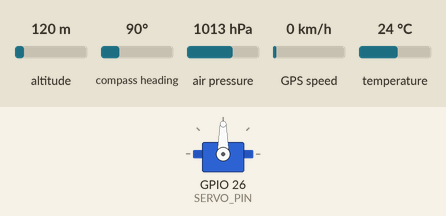
This sketch was run on a simulated ESP32. On the bench: servo. The inputs (shaded band) are chosen by the test bench; at power-on: altitude 120 m, compass heading 90°, air pressure 1013 hPa, GPS speed 0 km/h, temperature 24 °C. The GPS gets a fix after 3 s at 37.7749, -122.4194 with 8 satellites; what the sketch prints to the serial monitor is not drawn.

Above: at 0.7 s.
Timing chart, 0 to 2.2 s (numbered marks = the images above):
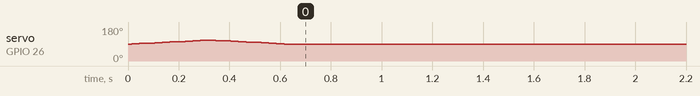

The sketch:

esp32_rocket_obc.ino
```cpp
#include <analogWrite.h>
#include <ESP32PWM.h>
#include <ESP32Servo.h>
#include <ESP32Tone.h>

#include <Adafruit_BMP085.h>
#include <TinyGPS.h>
#include <SoftwareSerial.h>

#include <WiFi.h>
#include <esp_now.h>

#define RXD2 16 // ESP32 RX pin for GPS module
#define TXD2 17 // ESP32 TX pin for GPS module

#define SERVO_PIN 26 // ESP32 pin GIOP26 connected to servo motor

// REPLACE WITH YOUR RECEIVER MAC Address
uint8_t broadcastAddress[] = {0xFF, 0xFF, 0xFF, 0xFF, 0xFF, 0xFF};

// Structure example to send data
// Must match the receiver structure
typedef struct struct_message {
  float gps_lat;
  float gps_lon;
  float gps_alt;
  float gps_speed_mps;
  float bmp_temp;
  float bmp_alt;
  bool parachute_deploy;
} struct_message;

struct_message rocketTelemetry;

Servo servoMotor;
TinyGPS gps;
Adafruit_BMP085 bmp;

unsigned int base_pressure;

esp_now_peer_info_t peerInfo;

// callback when data is sent
void OnDataSent(const uint8_t *mac_addr, esp_now_send_status_t status) {
  Serial.print("\r\nLast Packet Send Status:\t");
  Serial.println(status == ESP_NOW_SEND_SUCCESS ? "Delivery Success" : "Delivery Fail");
}

void setup() {
  Serial.begin(115200);
  Serial2.begin(115200, SERIAL_8N1, RXD2, TXD2);
  if (!bmp.begin()) {
	  Serial.println("Could not find a valid BMP085/BMP180 sensor, check wiring!");
	while (1) {}
  }
  Serial.println("Altimeter calibration...");
  base_pressure = bmp.readPressure();

  servoMotor.attach(SERVO_PIN);  // attaches the servo on ESP32 pin
  // rotates from 0 degrees to 180 degrees
  for (int pos = 90; pos <= 110; pos += 1) {
    // in steps of 1 degree
    servoMotor.write(pos);
    delay(15); // waits 15ms to reach the position
  }
  for (int pos = 110; pos >= 90; pos -= 1) {
    // in steps of 1 degree
    servoMotor.write(pos);
    delay(15); // waits 15ms to reach the position
  }
  // Set device as a Wi-Fi Station
  WiFi.mode(WIFI_STA);

  // Init ESP-NOW
  if (esp_now_init() != ESP_OK) {
    Serial.println("Error initializing ESP-NOW");
    return;
  }

  // Once ESPNow is successfully Init, we will register for Send CB to
  // get the status of Trasnmitted packet
  esp_now_register_send_cb(OnDataSent);

  // Register peer
  memcpy(peerInfo.peer_addr, broadcastAddress, 6);
  peerInfo.channel = 0;
  peerInfo.encrypt = false;

  // Add peer
  if (esp_now_add_peer(&peerInfo) != ESP_OK){
    Serial.println("Failed to add peer");
    return;
  }


}

void loop() {
  bool newData = false;
  unsigned long chars;
  unsigned short sentences, failed;
  float bmp_temp, bmp_press, bmp_alt, bmp_rel_alt;


  // For one second we parse GPS data and report some key values
  for (unsigned long start = millis(); millis() - start < 1000;)
  {
    while (Serial2.available())
    {
      char c = Serial2.read();
      // Serial.write(c); // uncomment this line if you want to see the GPS data flowing
      if (gps.encode(c)) // Did a new valid sentence come in?
        newData = true;
    }
  }

  if (newData)
  {
    float flat, flon, falt, fmps;
    unsigned long age;
    gps.f_get_position(&flat, &flon, &age);
    falt = gps.f_altitude();
    fmps = gps.f_speed_mps();
    flat = TinyGPS::GPS_INVALID_F_ANGLE ? 0.0 : flat, 6;
    flon = TinyGPS::GPS_INVALID_F_ANGLE ? 0.0 : flon, 6;
    falt = TinyGPS::GPS_INVALID_F_ALTITUDE ? 0.0 : falt, 6;
    fmps = TinyGPS::GPS_INVALID_F_SPEED ? 0.0 : fmps, 6;

    rocketTelemetry.gps_lat = flat;
    rocketTelemetry.gps_lon = flon;
    rocketTelemetry.gps_alt = falt;
    rocketTelemetry.gps_speed_mps = fmps;

    Serial.print("LAT=");
    Serial.print(flat);
    Serial.print(" LON=");
    Serial.print(flon);
    Serial.print(" ALT=");
    Serial.print(falt);
    Serial.print(" SPEED_MPS=");
    Serial.print(fmps);
    Serial.print(" SAT=");
    Serial.print(gps.satellites() == TinyGPS::GPS_INVALID_SATELLITES ? 0 : gps.satellites());
    Serial.print(" PREC=");
    Serial.print(gps.hdop() == TinyGPS::GPS_INVALID_HDOP ? 0 : gps.hdop());
  }

  gps.stats(&chars, &sentences, &failed);
  Serial.print(" CHARS=");
  Serial.print(chars);
  Serial.print(" SENTENCES=");
  Serial.print(sentences);
  Serial.print(" CSUM ERR=");
  Serial.println(failed);
  if (chars == 0)
    Serial.println("** No characters received from GPS: check wiring **");

  bmp_temp = bmp.readTemperature();
  bmp_press = bmp.readPressure();
  bmp_alt = bmp.readAltitude();
  bmp_rel_alt = bmp.readAltitude(base_pressure);

  Serial.print("Temperature = ");
  Serial.print(bmp_temp);
  Serial.print(" *C, ");

  Serial.print("Pressure = ");
  Serial.print(bmp_press);
  Serial.print(" Pa, ");

  Serial.print("Altitude = ");
  Serial.print(bmp_alt);
  Serial.print(" meters");

  Serial.print("Relative altitude = ");
  Serial.print(bmp_rel_alt);
  Serial.println(" meters");

  rocketTelemetry.bmp_alt = bmp_rel_alt;
  rocketTelemetry.bmp_temp = bmp_temp;

  // Send message via ESP-NOW
  esp_err_t result = esp_now_send(broadcastAddress, (uint8_t *) &rocketTelemetry, sizeof(rocketTelemetry));

  if (result == ESP_OK) {
    Serial.println("Sent with success");
  }
  else {
    Serial.println("Error sending the data");
  }

}
```
